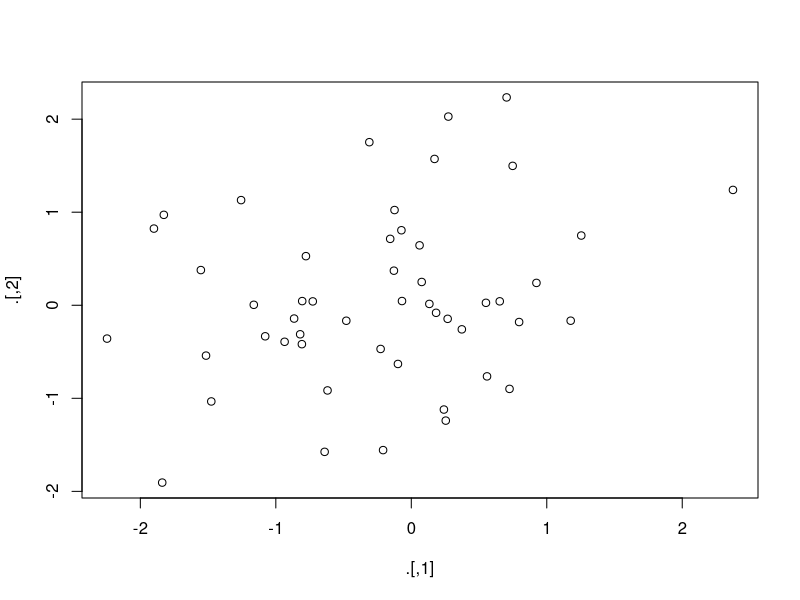
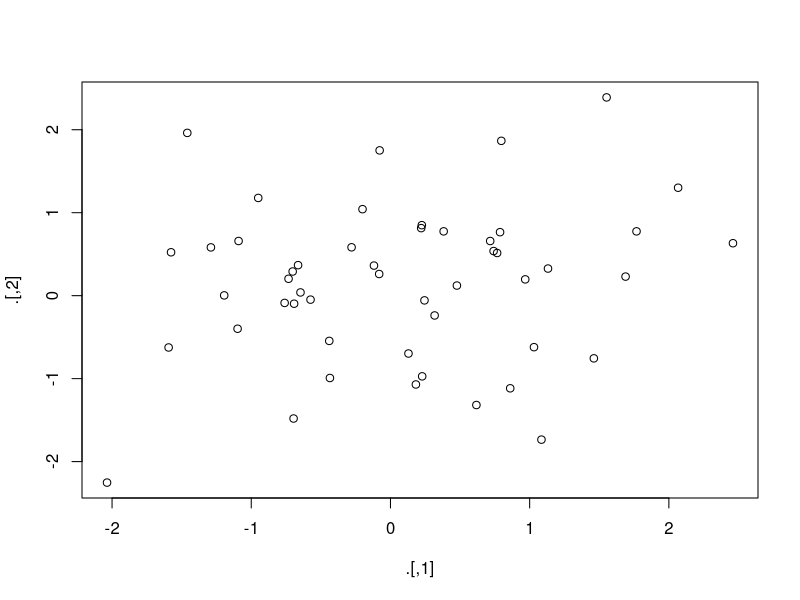

These figures' R source, in order:
## ---- chunk 1
library(magrittr)
rnorm(100) %>%
  matrix(ncol = 2) %>%
  plot() %>%
  str()

# Using the Tee pipe allows for seeing the data prior to plotting
rnorm(100) %>%
  matrix(ncol = 2) %T>%
  plot() %>%
  str()
## ---- chunk 2
# Output the correlation of `disp` to `mpg`
mtcars %$%
  cor(disp, mpg)
## ---- chunk 3
mtcars <- mtcars %>% 
  transform(cyl = cyl * 2)
## ---- chunk 4
mtcars %<>% transform(cyl = cyl * 2)
